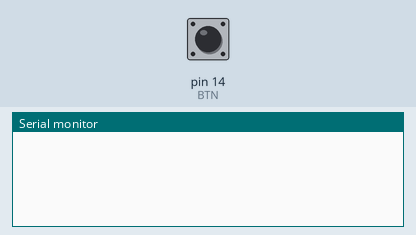
Bench run of a sketch on a simulated Arduino Uno, built with avr-gcc and run on an emulated ATmega328P. Shown: the last lines printed to the serial monitor. The inputs (shaded band) are chosen by the test bench; at power-on: pin 14 (BTN) LOW.

Above: at 1.2 s.
1.3 s: pin 14 (BTN) pulled HIGH for 0.15 s
At 1.9 s:
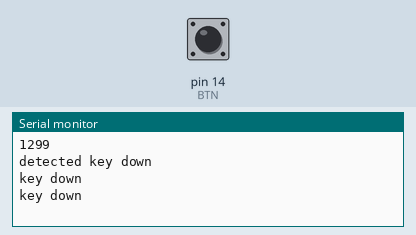
2.9 s: pin 14 (BTN) pulled HIGH for 1 s
At 5.0 s:
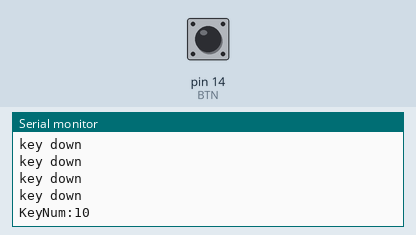
5.4 s: pin 14 (BTN) pulled HIGH for 0.15 s
At 6.9 s:
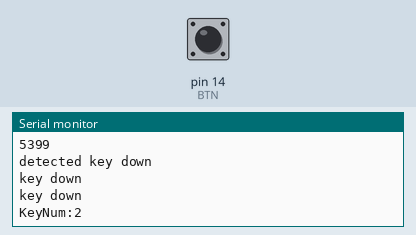

Measured:
- after the input at 1.3 s, the serial monitor: prints a new line at once (image 1)
- after the input at 2.9 s, the serial monitor: prints a new line at once (image 2)
- after the input at 5.4 s, the serial monitor: prints a new line at once (image 3)

The sketch:

btn_test1.ino
```cpp
/******************************************************************
* 程序名称：按键测试程序
* 程序功能：按下按键程序执行不同脚本，并通过串口显示程序执行模式
* 示例程序：示例程序为 4 种模式，可任意进行修改，支持 0~9 种模式
* 程序版本：Ver 1.0
* 编写日期：2020/07/30
* 作者信息：天津科技大学创新实验室-JC
******************************************************************/

#define   BTN 14   // 按键连接引脚

void setup() {
  // put your setup code here, to run once:
  pinMode(BTN, INPUT);
  Serial.begin(115200);
}

void loop() {
  // put your main code here, to run repeatedly:

  int KeyNum = 0;
  int BTN_val = digitalRead(BTN);

  if (digitalRead(BTN) == 1) {               // 如果检测到按键按下
    uint32_t now_millis = millis();
    Serial.println(now_millis);
    Serial.println("detected key down");
    while (true) {
      if (millis() - now_millis > 1000) {
        break;
      }
      if (digitalRead(BTN) == 1) {
        Serial.println("key down");
        KeyNum ++;
        delay(100);
      }
    }
    Serial.print("KeyNum:");
    Serial.println(KeyNum);
    if (KeyNum>=5) {                          // 如果超过设定执行状态数量，那么就回到 1 号模式
      KeyNum = 1;
      }
    }

//  switch(KeyNum){
//    case 1:Serial.println("现在进入了 1 号执行模式");break;
//    case 2:Serial.println("现在进入了 2 号执行模式");break;
//    case 3:Serial.println("现在进入了 3 号执行模式");break;
//    case 4:Serial.println("现在进入了 4 号执行模式");break;
//    default: Serial.println("程序异常");break;
//  }
}
```
